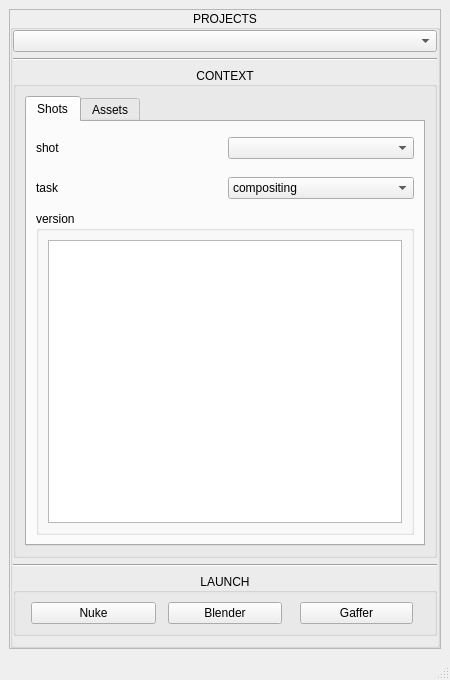
<?xml version="1.0" encoding="UTF-8"?>
<ui version="4.0">
 <class>MainWindow</class>
 <widget class="QMainWindow" name="MainWindow">
  <property name="geometry">
   <rect>
    <x>0</x>
    <y>0</y>
    <width>450</width>
    <height>680</height>
   </rect>
  </property>
  <property name="windowTitle">
   <string>Ateru Launcher</string>
  </property>
  <property name="windowIcon">
   <iconset resource="ateru.qrc">
    <normaloff>:/manager/icons/ateru.svg</normaloff>:/manager/icons/ateru.svg</iconset>
  </property>
  <widget class="QWidget" name="centralwidget">
   <layout class="QVBoxLayout" name="verticalLayout">
    <item>
     <widget class="QFrame" name="frame">
      <property name="frameShape">
       <enum>QFrame::Shape::StyledPanel</enum>
      </property>
      <property name="frameShadow">
       <enum>QFrame::Shadow::Raised</enum>
      </property>
      <layout class="QVBoxLayout" name="verticalLayout_2">
       <property name="spacing">
        <number>0</number>
       </property>
       <property name="leftMargin">
        <number>0</number>
       </property>
       <property name="topMargin">
        <number>0</number>
       </property>
       <property name="rightMargin">
        <number>0</number>
       </property>
       <property name="bottomMargin">
        <number>0</number>
       </property>
       <item>
        <layout class="QVBoxLayout" name="verticalLayout_3">
         <item>
          <widget class="QGroupBox" name="groupBox">
           <property name="title">
            <string>PROJECTS</string>
           </property>
           <property name="alignment">
            <set>Qt::AlignmentFlag::AlignCenter</set>
           </property>
           <layout class="QVBoxLayout" name="verticalLayout_4">
            <property name="leftMargin">
             <number>0</number>
            </property>
            <property name="topMargin">
             <number>0</number>
            </property>
            <property name="rightMargin">
             <number>0</number>
            </property>
            <item>
             <widget class="QComboBox" name="launcher_projects_comboBox"/>
            </item>
            <item>
             <widget class="Line" name="line_2">
              <property name="orientation">
               <enum>Qt::Orientation::Horizontal</enum>
              </property>
             </widget>
            </item>
            <item>
             <widget class="QGroupBox" name="groupBox_2">
              <property name="title">
               <string>CONTEXT</string>
              </property>
              <property name="alignment">
               <set>Qt::AlignmentFlag::AlignCenter</set>
              </property>
              <layout class="QHBoxLayout" name="horizontalLayout">
               <item>
                <widget class="QTabWidget" name="context_tabs">
                 <property name="focusPolicy">
                  <enum>Qt::FocusPolicy::StrongFocus</enum>
                 </property>
                 <property name="tabShape">
                  <enum>QTabWidget::TabShape::Rounded</enum>
                 </property>
                 <property name="currentIndex">
                  <number>0</number>
                 </property>
                 <widget class="QWidget" name="shots_tab">
                  <attribute name="title">
                   <string>Shots</string>
                  </attribute>
                  <layout class="QVBoxLayout" name="verticalLayout_6">
                   <item>
                    <layout class="QVBoxLayout" name="verticalLayout_5">
                     <item>
                      <layout class="QHBoxLayout" name="horizontalLayout_8">
                       <property name="topMargin">
                        <number>6</number>
                       </property>
                       <property name="bottomMargin">
                        <number>6</number>
                       </property>
                       <item>
                        <widget class="QLabel" name="label">
                         <property name="text">
                          <string>shot</string>
                         </property>
                        </widget>
                       </item>
                       <item>
                        <widget class="QComboBox" name="shot_list_comboBox"/>
                       </item>
                      </layout>
                     </item>
                     <item>
                      <layout class="QHBoxLayout" name="horizontalLayout_9">
                       <property name="topMargin">
                        <number>6</number>
                       </property>
                       <property name="bottomMargin">
                        <number>6</number>
                       </property>
                       <item>
                        <widget class="QLabel" name="label_2">
                         <property name="text">
                          <string>task</string>
                         </property>
                        </widget>
                       </item>
                       <item>
                        <widget class="QComboBox" name="shot_task_comboBox">
                         <item>
                          <property name="text">
                           <string>compositing</string>
                          </property>
                         </item>
                         <item>
                          <property name="text">
                           <string>lighting</string>
                          </property>
                         </item>
                         <item>
                          <property name="text">
                           <string>layout</string>
                          </property>
                         </item>
                         <item>
                          <property name="text">
                           <string>fx</string>
                          </property>
                         </item>
                         <item>
                          <property name="text">
                           <string>animation</string>
                          </property>
                         </item>
                        </widget>
                       </item>
                      </layout>
                     </item>
                     <item>
                      <widget class="QGroupBox" name="groupBox_4">
                       <property name="title">
                        <string>version</string>
                       </property>
                       <layout class="QVBoxLayout" name="verticalLayout_8">
                        <item>
                         <widget class="QListWidget" name="versions_shots_listWidget"/>
                        </item>
                       </layout>
                      </widget>
                     </item>
                    </layout>
                   </item>
                  </layout>
                 </widget>
                 <widget class="QWidget" name="assets_tab">
                  <attribute name="title">
                   <string>Assets</string>
                  </attribute>
                  <layout class="QVBoxLayout" name="verticalLayout_10">
                   <item>
                    <layout class="QVBoxLayout" name="verticalLayout_9">
                     <item>
                      <layout class="QHBoxLayout" name="horizontalLayout_10">
                       <property name="topMargin">
                        <number>6</number>
                       </property>
                       <property name="bottomMargin">
                        <number>6</number>
                       </property>
                       <item>
                        <widget class="QLabel" name="label_3">
                         <property name="text">
                          <string>asset</string>
                         </property>
                        </widget>
                       </item>
                       <item>
                        <widget class="QComboBox" name="asset_list_comboBox"/>
                       </item>
                      </layout>
                     </item>
                     <item>
                      <layout class="QHBoxLayout" name="horizontalLayout_11">
                       <property name="topMargin">
                        <number>6</number>
                       </property>
                       <property name="bottomMargin">
                        <number>6</number>
                       </property>
                       <item>
                        <widget class="QLabel" name="label_4">
                         <property name="text">
                          <string>task</string>
                         </property>
                        </widget>
                       </item>
                       <item>
                        <widget class="QComboBox" name="asset_task_comboBox">
                         <item>
                          <property name="text">
                           <string>modeling</string>
                          </property>
                         </item>
                         <item>
                          <property name="text">
                           <string>shading</string>
                          </property>
                         </item>
                         <item>
                          <property name="text">
                           <string>lookdev</string>
                          </property>
                         </item>
                        </widget>
                       </item>
                      </layout>
                     </item>
                     <item>
                      <widget class="QGroupBox" name="groupBox_5">
                       <property name="title">
                        <string>version</string>
                       </property>
                       <layout class="QVBoxLayout" name="verticalLayout_11">
                        <item>
                         <widget class="QListWidget" name="versions_assets_listWidget"/>
                        </item>
                       </layout>
                      </widget>
                     </item>
                    </layout>
                   </item>
                  </layout>
                 </widget>
                </widget>
               </item>
              </layout>
             </widget>
            </item>
            <item>
             <widget class="Line" name="line">
              <property name="orientation">
               <enum>Qt::Orientation::Horizontal</enum>
              </property>
             </widget>
            </item>
            <item>
             <widget class="QGroupBox" name="groupBox_3">
              <property name="title">
               <string>LAUNCH</string>
              </property>
              <property name="alignment">
               <set>Qt::AlignmentFlag::AlignCenter</set>
              </property>
              <layout class="QHBoxLayout" name="horizontalLayout_2">
               <item>
                <layout class="QHBoxLayout" name="horizontalLayout_3">
                 <property name="leftMargin">
                  <number>6</number>
                 </property>
                 <property name="rightMargin">
                  <number>6</number>
                 </property>
                 <item>
                  <layout class="QHBoxLayout" name="horizontalLayout_7">
                   <item>
                    <widget class="QPushButton" name="nuke_pushButton">
                     <property name="styleSheet">
                      <string notr="true"/>
                     </property>
                     <property name="text">
                      <string>Nuke</string>
                     </property>
                     <property name="icon">
                      <iconset resource="ateru.qrc">
                       <normaloff>:/manager/icons/nuke.svg</normaloff>:/manager/icons/nuke.svg</iconset>
                     </property>
                    </widget>
                   </item>
                  </layout>
                 </item>
                 <item>
                  <layout class="QHBoxLayout" name="horizontalLayout_6">
                   <property name="leftMargin">
                    <number>6</number>
                   </property>
                   <property name="rightMargin">
                    <number>6</number>
                   </property>
                   <item>
                    <widget class="QPushButton" name="blender_pushButton">
                     <property name="styleSheet">
                      <string notr="true"/>
                     </property>
                     <property name="text">
                      <string>Blender</string>
                     </property>
                     <property name="icon">
                      <iconset resource="ateru.qrc">
                       <normaloff>:/manager/icons/blender.svg</normaloff>:/manager/icons/blender.svg</iconset>
                     </property>
                    </widget>
                   </item>
                  </layout>
                 </item>
                 <item>
                  <layout class="QHBoxLayout" name="horizontalLayout_4">
                   <property name="leftMargin">
                    <number>6</number>
                   </property>
                   <property name="rightMargin">
                    <number>6</number>
                   </property>
                   <item>
                    <widget class="QPushButton" name="gaffer_pushButton">
                     <property name="styleSheet">
                      <string notr="true"/>
                     </property>
                     <property name="text">
                      <string>Gaffer</string>
                     </property>
                     <property name="icon">
                      <iconset resource="ateru.qrc">
                       <normaloff>:/manager/icons/gaffer.svg</normaloff>:/manager/icons/gaffer.svg</iconset>
                     </property>
                    </widget>
                   </item>
                  </layout>
                 </item>
                </layout>
               </item>
              </layout>
             </widget>
            </item>
           </layout>
          </widget>
         </item>
        </layout>
       </item>
      </layout>
     </widget>
    </item>
   </layout>
  </widget>
  <widget class="QStatusBar" name="statusbar"/>
 </widget>
 <resources>
  <include location="ateru.qrc"/>
 </resources>
 <connections/>
</ui>
